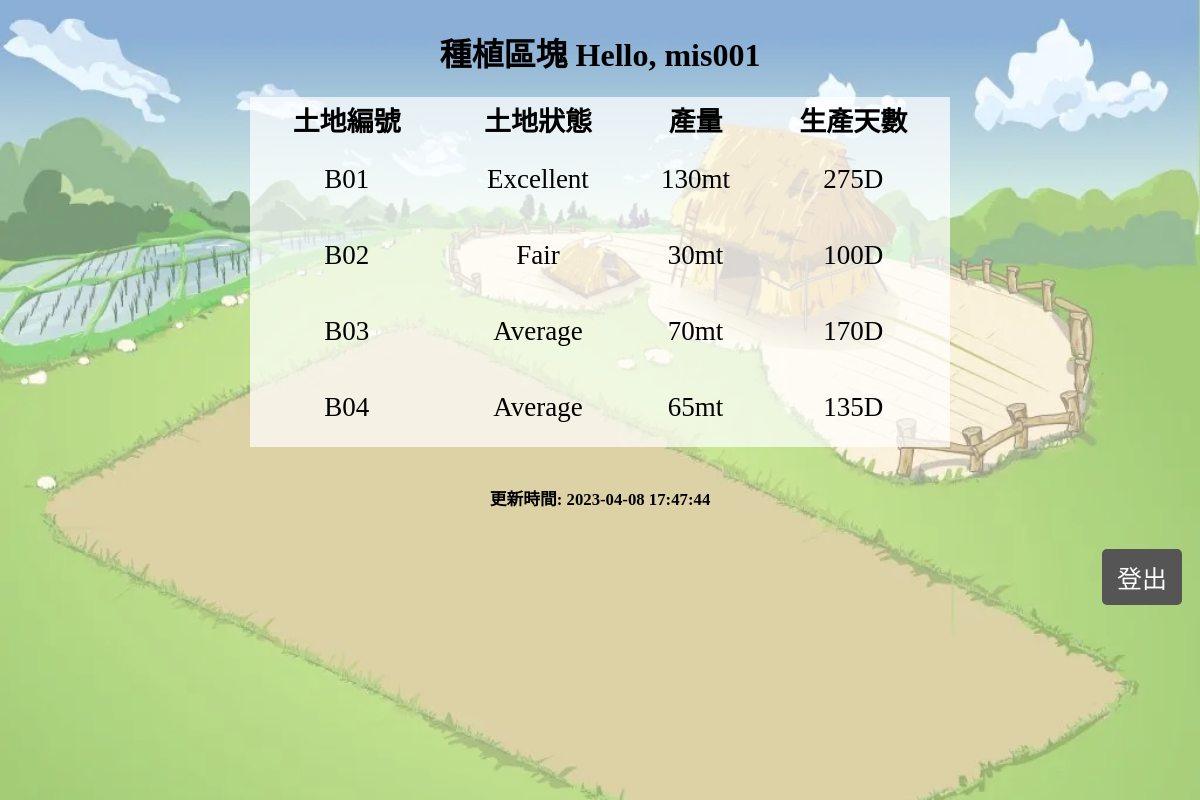
Page /block.php (signed in) on the committed database.
### tables this page shows
CREATE TABLE `paintingblock` (
  `block_id` int(255) NOT NULL,
  `state` varchar(255) NOT NULL,
  `output` varchar(255) NOT NULL,
  `time` varchar(255) NOT NULL
);

### block.php (the view, shortened to what this page needs)
<?php
if (isset($_SESSION['id']) && isset($_SESSION['name'])) {
?>
    <!DOCTYPE html>
    <html lang="en">
    <head>
        <link rel="stylesheet" type="text/css" href="css/test.css">
    </head>
    <body class="bg">
        <div class="bg">
            <img src="place.jpg">
        </div>
        <div class="a-1">
            <h1 align="center">種植區塊 Hello, <?php echo $_SESSION['name']; ?></h1>
            <?php
            include('db_conn.php');
            $query = "select * from paintingblock";
            $query_run = mysqli_query($conn, $query);
            ?>
        </div>
        <div class="container" style="font-size:27px;">
            <table class="tb-1" style="text-align:center;" align="center" width="700" height="350">
                <thead style="text-align:center;">
                    <tr style="text-align:center;">
                        <th>土地編號</th>
                        <th>土地狀態</th>
                        <th>產量</th>
                        <th>生產天數</th>
                    </tr>
                </thead>
                <tbody>
                    <?php
                    if (mysqli_num_rows($query_run) > 0) {
                        foreach ($query_run as $row) {
                    ?>
                            <tr>
                                <td>B0<?php echo $row['block_id']; ?></td>
                                <td><?php echo $row['state']; ?></td>
                                <td><?php echo $row['output']; ?></td>
                                <td><?php echo $row['time']; ?></td>
                            </tr>
                    <?php
                        }
                    }
                    ?>
                </tbody>
            </table>
        </div>
        <div class="footer" style="font-size:25px;" align="center">
            <footer>
                <?php
                require_once('db_conn.php');
                $result = $conn->query('select now() as n;');
                $row = $result->fetch_assoc();
                ?>
                <h6>更新時間<?php echo ': ' . $row['n']; ?></h6>
                <a href="logout.php" class="lo">登出</a>
            </footer>
        </div>
    </body>
    </html>
<?php
} else {
    header("Location:index.php");
    exit();
}
?>

### css/test.css (style rules this page uses)
.tb-1 { background-color: rgba(255, 255, 255, 0.7); }
.a-1 { display: inline; }
.lo { float: right; background: #555; padding: 10px 15px; color: #fff; border-radius: 5px; margin-right: 10px; border: none; text-decoration: none; }

### block.php (style rules this page uses)
.bg { position: fixed; top: 0; left: 0; bottom: 0; right: 0; z-index: -999; }
.bg img { min-height: 100%; width: 100%; opacity: 0.6; }

### rows in the picture
paintingblock: block_id "1", state "Excellent", output "130mt", time "275D"
paintingblock: block_id "2", state "Fair", output "30mt", time "100D"
paintingblock: block_id "3", state "Average", output "70mt", time "170D"
paintingblock: block_id "4", state "Average", output "65mt", time "135D"

### other values in the picture
$_SESSION['name'] "mis001"
$row['n'] "2023-04-08 17:47:44"
